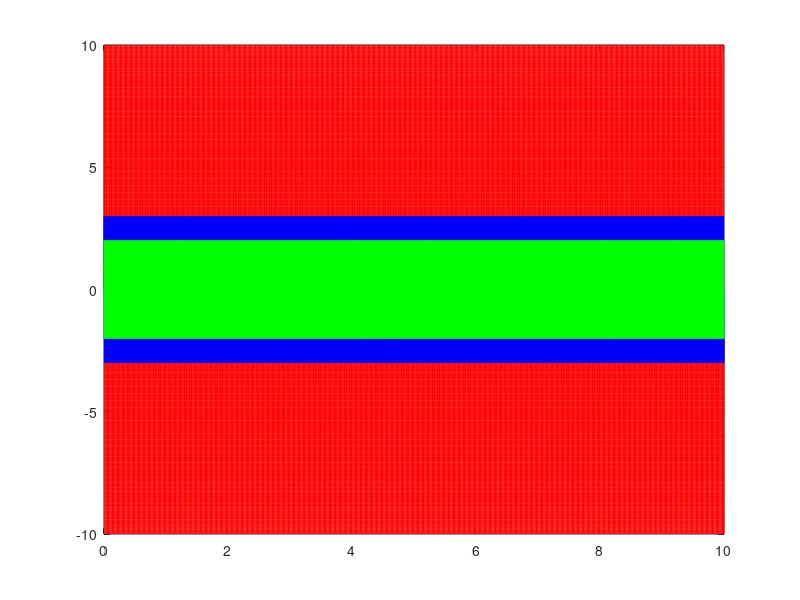
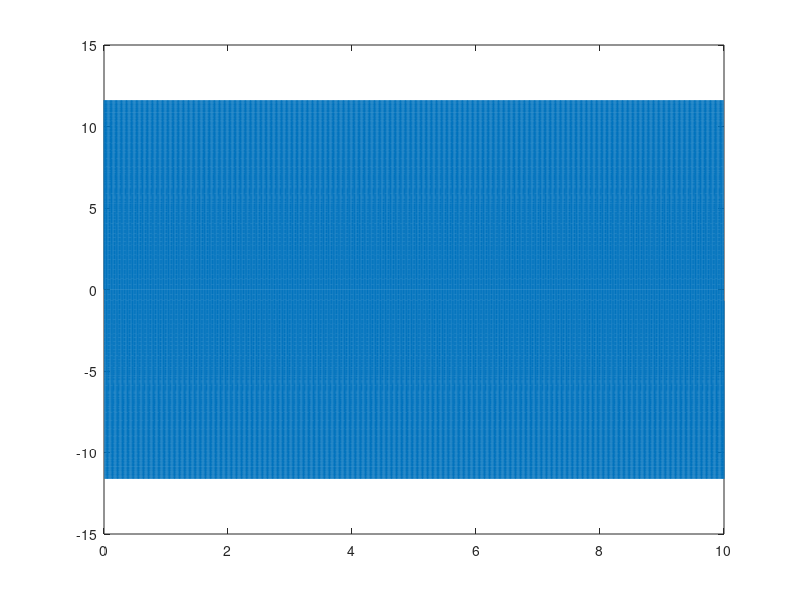

These charts were generated, in order, by the following MATLAB code: (Note: this script raises an error after producing the figures.)
%% FFT EXAMPLE

clear;
clc;
% clf;
format long g;

%% INIT

% Given Parameters
Fs = 10000;             % Sampling Frequence (Hz)
T = 10;                 % Total Aquisition time (s)
win = 10;               % Search for frequency (Hz) between [-win/2 +win/2]

% Calculated Parameters
dt = 1/Fs;              % Sampling Period (s)
L = T*Fs;               % Signal Length
t = ((0:L-1)*dt)';      % Time vector

% Parameters for fft
Nfft = 2^nextpow2(L);               % number (power of 2) higher than signal length
Nfreq = Nfft/2 + 1;                 % discretization of frequencies
f = (Fs/2)*linspace(0,1,Nfreq)';    % frequencies for spectrum plot

% At this sample:
%
% (Fs/2 = 5000 Hz)
% (Nfreq = Nfft/2 + 1 = 65537 pts)
%
% 5000Hz --> 65537 pts
% X Hz   --> Y pts

%% CREATE SIGNAL

f1 = 50;                % 50Hz (main frequency)

w1 = 2*pi*f1;           % first harmonic
a1 = 10;                % first amplitude
w2 = 2*w1;              %   "       "
a2 = 3;                 %   "       "
w3 = 3*w1;              %   "       "
a3 = 2;                 %   "       "

y1 = a1*sin(w1*t);      % first signal
y2 = a2*sin(w2*t);      % second signal
y3 = a3*sin(w3*t);      % third signal

y_res = (y1+y2+y3);     % result signal

figure; plot(t,y1,'r',t,y2,'b',t,y3,'g')

figure; plot(t,y_res);  % plot signal
pca_transform

%% FFT ALGORITHM

M1 = fft(y_res,Nfft)/L;         % Frequencies (with real and imag parts)
M2 = 2*abs(M1(1:Nfreq,:));      % Frequencies (module - columms)
arg_M2 = angle(M1(1:Nfreq,:));	% Frequencies (arguments)

figure; plot(f,M2);

%% RECONSTRUCT SIGNAL

y_h = zeros(L,1);

for i = 1:Nfreq
    y_h = y_h + M2(i)*sin(2*pi*f(i)*t + arg_M2(i));
end

figure; plot(t,y_h);

%% GET HARMONICS

DATA.input = M2;

PAR.Fs = Fs;
PAR.T = T;
PAR.win = win;

harm1 = get_harmonic(DATA,PAR,1);
harm2 = get_harmonic(DATA,PAR,2);
harm3 = get_harmonic(DATA,PAR,3);

%% END